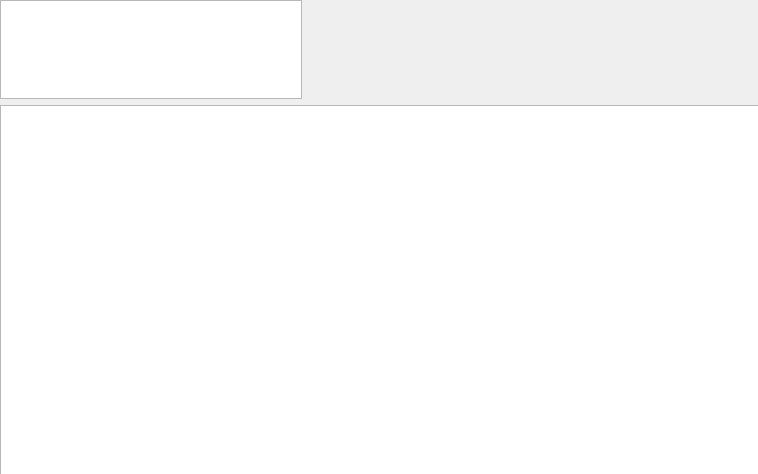
<?xml version="1.0" encoding="UTF-8"?>
<ui version="4.0">
 <class>Form</class>
 <widget class="QWidget" name="Form">
  <property name="geometry">
   <rect>
    <x>0</x>
    <y>0</y>
    <width>758</width>
    <height>474</height>
   </rect>
  </property>
  <property name="windowTitle">
   <string>GUI Profiler</string>
  </property>
  <widget class="QWidget" name="verticalLayoutWidget">
   <property name="geometry">
    <rect>
     <x>0</x>
     <y>0</y>
     <width>761</width>
     <height>501</height>
    </rect>
   </property>
   <layout class="QVBoxLayout" name="verticalLayout" stretch="1,4">
    <item>
     <layout class="QHBoxLayout" name="horizontalLayout_2" stretch="4,6">
      <item>
       <widget class="QListWidget" name="profiling_list"/>
      </item>
      <item>
       <widget class="PlotWidget" name="profiling_plot" native="true"/>
      </item>
     </layout>
    </item>
    <item>
     <widget class="QTableView" name="profiling_table"/>
    </item>
   </layout>
  </widget>
 </widget>
 <customwidgets>
  <customwidget>
   <class>PlotWidget</class>
   <extends>QWidget</extends>
   <header>pyqtgraph</header>
   <container>1</container>
  </customwidget>
 </customwidgets>
 <resources/>
 <connections/>
</ui>
